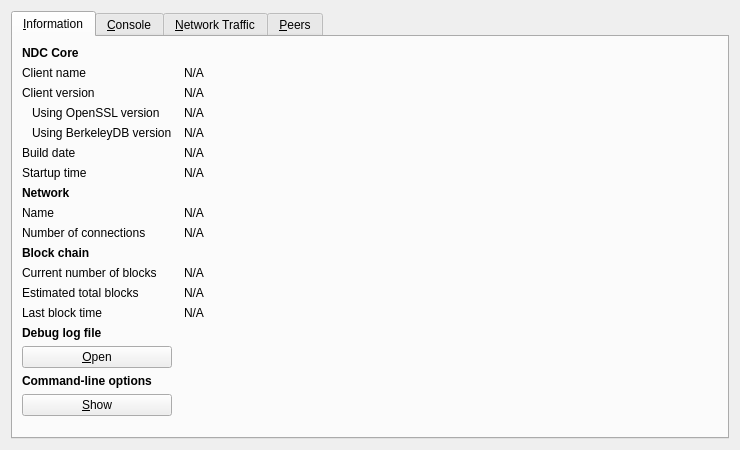
<?xml version="1.0" encoding="UTF-8"?>
<ui version="4.0">
 <class>RPCConsole</class>
 <widget class="QDialog" name="RPCConsole">
  <property name="geometry">
   <rect>
    <x>0</x>
    <y>0</y>
    <width>740</width>
    <height>450</height>
   </rect>
  </property>
  <property name="windowTitle">
   <string>NDC - Debug window</string>
  </property>
  <layout class="QVBoxLayout" name="verticalLayout_2">
   <item>
    <widget class="QTabWidget" name="tabWidget">
     <property name="currentIndex">
      <number>0</number>
     </property>
     <widget class="QWidget" name="tab_info">
      <attribute name="title">
       <string>&amp;Information</string>
      </attribute>
      <layout class="QGridLayout" name="gridLayout" columnstretch="0,1">
       <property name="horizontalSpacing">
        <number>12</number>
       </property>
       <item row="0" column="0">
        <widget class="QLabel" name="label_9">
         <property name="font">
          <font>
           <weight>75</weight>
           <bold>true</bold>
          </font>
         </property>
         <property name="text">
          <string>NDC Core</string>
         </property>
        </widget>
       </item>
       <item row="1" column="0">
        <widget class="QLabel" name="label_5">
         <property name="text">
          <string>Client name</string>
         </property>
        </widget>
       </item>
       <item row="1" column="1">
        <widget class="QLabel" name="clientName">
         <property name="cursor">
          <cursorShape>IBeamCursor</cursorShape>
         </property>
         <property name="text">
          <string>N/A</string>
         </property>
         <property name="textFormat">
          <enum>Qt::PlainText</enum>
         </property>
         <property name="textInteractionFlags">
          <set>Qt::LinksAccessibleByMouse|Qt::TextSelectableByKeyboard|Qt::TextSelectableByMouse</set>
         </property>
        </widget>
       </item>
       <item row="2" column="0">
        <widget class="QLabel" name="label_6">
         <property name="text">
          <string>Client version</string>
         </property>
        </widget>
       </item>
       <item row="2" column="1">
        <widget class="QLabel" name="clientVersion">
         <property name="cursor">
          <cursorShape>IBeamCursor</cursorShape>
         </property>
         <property name="text">
          <string>N/A</string>
         </property>
         <property name="textFormat">
          <enum>Qt::PlainText</enum>
         </property>
         <property name="textInteractionFlags">
          <set>Qt::LinksAccessibleByMouse|Qt::TextSelectableByKeyboard|Qt::TextSelectableByMouse</set>
         </property>
        </widget>
       </item>
       <item row="3" column="0">
        <widget class="QLabel" name="label_14">
         <property name="text">
          <string>Using OpenSSL version</string>
         </property>
         <property name="indent">
          <number>10</number>
         </property>
        </widget>
       </item>
       <item row="3" column="1">
        <widget class="QLabel" name="openSSLVersion">
         <property name="cursor">
          <cursorShape>IBeamCursor</cursorShape>
         </property>
         <property name="text">
          <string>N/A</string>
         </property>
         <property name="textFormat">
          <enum>Qt::PlainText</enum>
         </property>
         <property name="textInteractionFlags">
          <set>Qt::LinksAccessibleByMouse|Qt::TextSelectableByKeyboard|Qt::TextSelectableByMouse</set>
         </property>
        </widget>
       </item>
       <item row="4" column="0">
        <widget class="QLabel" name="label_berkeleyDBVersion">
         <property name="text">
          <string>Using BerkeleyDB version</string>
         </property>
         <property name="indent">
          <number>10</number>
         </property>
        </widget>
       </item>
       <item row="4" column="1">
        <widget class="QLabel" name="berkeleyDBVersion">
         <property name="cursor">
          <cursorShape>IBeamCursor</cursorShape>
         </property>
         <property name="text">
          <string>N/A</string>
         </property>
         <property name="textFormat">
          <enum>Qt::PlainText</enum>
         </property>
         <property name="textInteractionFlags">
          <set>Qt::LinksAccessibleByMouse|Qt::TextSelectableByKeyboard|Qt::TextSelectableByMouse</set>
         </property>
        </widget>
       </item>
       <item row="5" column="0">
        <widget class="QLabel" name="label_12">
         <property name="text">
          <string>Build date</string>
         </property>
        </widget>
       </item>
       <item row="5" column="1">
        <widget class="QLabel" name="buildDate">
         <property name="cursor">
          <cursorShape>IBeamCursor</cursorShape>
         </property>
         <property name="text">
          <string>N/A</string>
         </property>
         <property name="textFormat">
          <enum>Qt::PlainText</enum>
         </property>
         <property name="textInteractionFlags">
          <set>Qt::LinksAccessibleByMouse|Qt::TextSelectableByKeyboard|Qt::TextSelectableByMouse</set>
         </property>
        </widget>
       </item>
       <item row="6" column="0">
        <widget class="QLabel" name="label_13">
         <property name="text">
          <string>Startup time</string>
         </property>
        </widget>
       </item>
       <item row="6" column="1">
        <widget class="QLabel" name="startupTime">
         <property name="cursor">
          <cursorShape>IBeamCursor</cursorShape>
         </property>
         <property name="text">
          <string>N/A</string>
         </property>
         <property name="textFormat">
          <enum>Qt::PlainText</enum>
         </property>
         <property name="textInteractionFlags">
          <set>Qt::LinksAccessibleByMouse|Qt::TextSelectableByKeyboard|Qt::TextSelectableByMouse</set>
         </property>
        </widget>
       </item>
       <item row="7" column="0">
        <widget class="QLabel" name="label_11">
         <property name="font">
          <font>
           <weight>75</weight>
           <bold>true</bold>
          </font>
         </property>
         <property name="text">
          <string>Network</string>
         </property>
        </widget>
       </item>
       <item row="8" column="0">
        <widget class="QLabel" name="label_8">
         <property name="text">
          <string>Name</string>
         </property>
        </widget>
       </item>
       <item row="8" column="1">
        <widget class="QLabel" name="networkName">
         <property name="cursor">
          <cursorShape>IBeamCursor</cursorShape>
         </property>
         <property name="text">
          <string>N/A</string>
         </property>
         <property name="textFormat">
          <enum>Qt::PlainText</enum>
         </property>
         <property name="textInteractionFlags">
          <set>Qt::LinksAccessibleByMouse|Qt::TextSelectableByKeyboard|Qt::TextSelectableByMouse</set>
         </property>
        </widget>
       </item>
       <item row="9" column="0">
        <widget class="QLabel" name="label_7">
         <property name="text">
          <string>Number of connections</string>
         </property>
        </widget>
       </item>
       <item row="9" column="1">
        <widget class="QLabel" name="numberOfConnections">
         <property name="cursor">
          <cursorShape>IBeamCursor</cursorShape>
         </property>
         <property name="text">
          <string>N/A</string>
         </property>
         <property name="textFormat">
          <enum>Qt::PlainText</enum>
         </property>
         <property name="textInteractionFlags">
          <set>Qt::LinksAccessibleByMouse|Qt::TextSelectableByKeyboard|Qt::TextSelectableByMouse</set>
         </property>
        </widget>
       </item>
       <item row="10" column="0">
        <widget class="QLabel" name="label_10">
         <property name="font">
          <font>
           <weight>75</weight>
           <bold>true</bold>
          </font>
         </property>
         <property name="text">
          <string>Block chain</string>
         </property>
        </widget>
       </item>
       <item row="11" column="0">
        <widget class="QLabel" name="label_3">
         <property name="text">
          <string>Current number of blocks</string>
         </property>
        </widget>
       </item>
       <item row="11" column="1">
        <widget class="QLabel" name="numberOfBlocks">
         <property name="cursor">
          <cursorShape>IBeamCursor</cursorShape>
         </property>
         <property name="text">
          <string>N/A</string>
         </property>
         <property name="textFormat">
          <enum>Qt::PlainText</enum>
         </property>
         <property name="textInteractionFlags">
          <set>Qt::LinksAccessibleByMouse|Qt::TextSelectableByKeyboard|Qt::TextSelectableByMouse</set>
         </property>
        </widget>
       </item>
       <item row="12" column="0">
        <widget class="QLabel" name="label_4">
         <property name="text">
          <string>Estimated total blocks</string>
         </property>
        </widget>
       </item>
       <item row="12" column="1">
        <widget class="QLabel" name="totalBlocks">
         <property name="cursor">
          <cursorShape>IBeamCursor</cursorShape>
         </property>
         <property name="text">
          <string>N/A</string>
         </property>
         <property name="textFormat">
          <enum>Qt::PlainText</enum>
         </property>
         <property name="textInteractionFlags">
          <set>Qt::LinksAccessibleByMouse|Qt::TextSelectableByKeyboard|Qt::TextSelectableByMouse</set>
         </property>
        </widget>
       </item>
       <item row="13" column="0">
        <widget class="QLabel" name="label_2">
         <property name="text">
          <string>Last block time</string>
         </property>
        </widget>
       </item>
       <item row="13" column="1">
        <widget class="QLabel" name="lastBlockTime">
         <property name="cursor">
          <cursorShape>IBeamCursor</cursorShape>
         </property>
         <property name="text">
          <string>N/A</string>
         </property>
         <property name="textFormat">
          <enum>Qt::PlainText</enum>
         </property>
         <property name="textInteractionFlags">
          <set>Qt::LinksAccessibleByMouse|Qt::TextSelectableByKeyboard|Qt::TextSelectableByMouse</set>
         </property>
        </widget>
       </item>
       <item row="13" column="0">
        <spacer name="verticalSpacer_2">
         <property name="orientation">
          <enum>Qt::Vertical</enum>
         </property>
         <property name="sizeHint" stdset="0">
          <size>
           <width>20</width>
           <height>20</height>
          </size>
         </property>
        </spacer>
       </item>
       <item row="14" column="0">
        <widget class="QLabel" name="labelDebugLogfile">
         <property name="font">
          <font>
           <weight>75</weight>
           <bold>true</bold>
          </font>
         </property>
         <property name="text">
          <string>Debug log file</string>
         </property>
        </widget>
       </item>
       <item row="15" column="0">
        <widget class="QPushButton" name="openDebugLogfileButton">
         <property name="toolTip">
          <string>Open the NDC debug log file from the current data directory. This can take a few seconds for large log files.</string>
         </property>
         <property name="text">
          <string>&amp;Open</string>
         </property>
         <property name="autoDefault">
          <bool>false</bool>
         </property>
        </widget>
       </item>
       <item row="16" column="0">
        <widget class="QLabel" name="labelCLOptions">
         <property name="font">
          <font>
           <weight>75</weight>
           <bold>true</bold>
          </font>
         </property>
         <property name="text">
          <string>Command-line options</string>
         </property>
        </widget>
       </item>
       <item row="17" column="0">
        <widget class="QPushButton" name="showCLOptionsButton">
         <property name="toolTip">
          <string>Show the NDC help message to get a list with possible NDC command-line options.</string>
         </property>
         <property name="text">
          <string>&amp;Show</string>
         </property>
         <property name="autoDefault">
          <bool>false</bool>
         </property>
        </widget>
       </item>
       <item row="18" column="0">
        <spacer name="verticalSpacer">
         <property name="orientation">
          <enum>Qt::Vertical</enum>
         </property>
         <property name="sizeHint" stdset="0">
          <size>
           <width>20</width>
           <height>40</height>
          </size>
         </property>
        </spacer>
       </item>
      </layout>
     </widget>
     <widget class="QWidget" name="tab_console">
      <attribute name="title">
       <string>&amp;Console</string>
      </attribute>
      <layout class="QVBoxLayout" name="verticalLayout_3">
       <property name="spacing">
        <number>3</number>
       </property>
       <item>
        <widget class="QTextEdit" name="messagesWidget">
         <property name="minimumSize">
          <size>
           <width>0</width>
           <height>100</height>
          </size>
         </property>
         <property name="readOnly">
          <bool>true</bool>
         </property>
         <property name="tabKeyNavigation" stdset="0">
          <bool>false</bool>
         </property>
         <property name="columnCount" stdset="0">
          <number>2</number>
         </property>
        </widget>
       </item>
       <item>
        <layout class="QHBoxLayout" name="horizontalLayout">
         <property name="spacing">
          <number>3</number>
         </property>
         <item>
          <widget class="QLabel" name="label">
           <property name="text">
            <string notr="true">&gt;</string>
           </property>
          </widget>
         </item>
         <item>
          <widget class="QLineEdit" name="lineEdit"/>
         </item>
         <item>
          <widget class="QPushButton" name="clearButton">
           <property name="maximumSize">
            <size>
             <width>24</width>
             <height>24</height>
            </size>
           </property>
           <property name="toolTip">
            <string>Clear console</string>
           </property>
           <property name="text">
            <string/>
           </property>
           <property name="icon">
            <iconset resource="../../../ndc.qrc">
             <normaloff>:/icons/remove</normaloff>:/icons/remove</iconset>
           </property>
           <property name="shortcut">
            <string notr="true">Ctrl+L</string>
           </property>
           <property name="autoDefault">
            <bool>false</bool>
           </property>
          </widget>
         </item>
        </layout>
       </item>
      </layout>
     </widget>
     <widget class="QWidget" name="tab_nettraffic">
      <attribute name="title">
       <string>&amp;Network Traffic</string>
      </attribute>
      <layout class="QHBoxLayout" name="horizontalLayout_3">
       <item>
        <layout class="QVBoxLayout" name="verticalLayout_4">
         <item>
          <widget class="TrafficGraphWidget" name="trafficGraph" native="true">
           <property name="sizePolicy">
            <sizepolicy hsizetype="Expanding" vsizetype="Expanding">
             <horstretch>0</horstretch>
             <verstretch>0</verstretch>
            </sizepolicy>
           </property>
          </widget>
         </item>
         <item>
          <layout class="QHBoxLayout" name="horizontalLayout_2">
           <item>
            <widget class="QSlider" name="sldGraphRange">
             <property name="minimum">
              <number>1</number>
             </property>
             <property name="maximum">
              <number>288</number>
             </property>
             <property name="pageStep">
              <number>12</number>
             </property>
             <property name="value">
              <number>6</number>
             </property>
             <property name="orientation">
              <enum>Qt::Horizontal</enum>
             </property>
            </widget>
           </item>
           <item>
            <widget class="QLabel" name="lblGraphRange">
             <property name="minimumSize">
              <size>
               <width>100</width>
               <height>0</height>
              </size>
             </property>
             <property name="alignment">
              <set>Qt::AlignCenter</set>
             </property>
            </widget>
           </item>
           <item>
            <widget class="QPushButton" name="btnClearTrafficGraph">
             <property name="text">
              <string>&amp;Clear</string>
             </property>
             <property name="autoDefault">
              <bool>false</bool>
             </property>
            </widget>
           </item>
          </layout>
         </item>
        </layout>
       </item>
       <item>
        <layout class="QVBoxLayout" name="verticalLayout">
         <item>
          <widget class="QGroupBox" name="groupBox">
           <property name="title">
            <string>Totals</string>
           </property>
           <layout class="QVBoxLayout" name="verticalLayout_5">
            <item>
             <layout class="QHBoxLayout" name="horizontalLayout_4">
              <item>
               <widget class="Line" name="line">
                <property name="sizePolicy">
                 <sizepolicy hsizetype="Fixed" vsizetype="Fixed">
                  <horstretch>0</horstretch>
                  <verstretch>0</verstretch>
                 </sizepolicy>
                </property>
                <property name="minimumSize">
                 <size>
                  <width>10</width>
                  <height>0</height>
                 </size>
                </property>
                <property name="palette">
                 <palette>
                  <active>
                   <colorrole role="Light">
                    <brush brushstyle="SolidPattern">
                     <color alpha="255">
                      <red>0</red>
                      <green>255</green>
                      <blue>0</blue>
                     </color>
                    </brush>
                   </colorrole>
                  </active>
                  <inactive>
                   <colorrole role="Light">
                    <brush brushstyle="SolidPattern">
                     <color alpha="255">
                      <red>0</red>
                      <green>255</green>
                      <blue>0</blue>
                     </color>
                    </brush>
                   </colorrole>
                  </inactive>
                  <disabled>
                   <colorrole role="Light">
                    <brush brushstyle="SolidPattern">
                     <color alpha="255">
                      <red>0</red>
                      <green>255</green>
                      <blue>0</blue>
                     </color>
                    </brush>
                   </colorrole>
                  </disabled>
                 </palette>
                </property>
                <property name="orientation">
                 <enum>Qt::Horizontal</enum>
                </property>
               </widget>
              </item>
              <item>
               <widget class="QLabel" name="label_16">
                <property name="text">
                 <string>In:</string>
                </property>
               </widget>
              </item>
              <item>
               <widget class="QLabel" name="lblBytesIn">
                <property name="minimumSize">
                 <size>
                  <width>50</width>
                  <height>0</height>
                 </size>
                </property>
                <property name="alignment">
                 <set>Qt::AlignRight|Qt::AlignTrailing|Qt::AlignVCenter</set>
                </property>
               </widget>
              </item>
             </layout>
            </item>
            <item>
             <layout class="QHBoxLayout" name="horizontalLayout_5">
              <item>
               <widget class="Line" name="line_2">
                <property name="sizePolicy">
                 <sizepolicy hsizetype="Fixed" vsizetype="Fixed">
                  <horstretch>0</horstretch>
                  <verstretch>0</verstretch>
                 </sizepolicy>
                </property>
                <property name="minimumSize">
                 <size>
                  <width>10</width>
                  <height>0</height>
                 </size>
                </property>
                <property name="palette">
                 <palette>
                  <active>
                   <colorrole role="Light">
                    <brush brushstyle="SolidPattern">
                     <color alpha="255">
                      <red>255</red>
                      <green>0</green>
                      <blue>0</blue>
                     </color>
                    </brush>
                   </colorrole>
                  </active>
                  <inactive>
                   <colorrole role="Light">
                    <brush brushstyle="SolidPattern">
                     <color alpha="255">
                      <red>255</red>
                      <green>0</green>
                      <blue>0</blue>
                     </color>
                    </brush>
                   </colorrole>
                  </inactive>
                  <disabled>
                   <colorrole role="Light">
                    <brush brushstyle="SolidPattern">
                     <color alpha="255">
                      <red>255</red>
                      <green>0</green>
                      <blue>0</blue>
                     </color>
                    </brush>
                   </colorrole>
                  </disabled>
                 </palette>
                </property>
                <property name="orientation">
                 <enum>Qt::Horizontal</enum>
                </property>
               </widget>
              </item>
              <item>
               <widget class="QLabel" name="label_17">
                <property name="text">
                 <string>Out:</string>
                </property>
               </widget>
              </item>
              <item>
               <widget class="QLabel" name="lblBytesOut">
                <property name="minimumSize">
                 <size>
                  <width>50</width>
                  <height>0</height>
                 </size>
                </property>
                <property name="alignment">
                 <set>Qt::AlignRight|Qt::AlignTrailing|Qt::AlignVCenter</set>
                </property>
               </widget>
              </item>
             </layout>
            </item>
            <item>
             <spacer name="verticalSpacer_4">
              <property name="orientation">
               <enum>Qt::Vertical</enum>
              </property>
              <property name="sizeHint" stdset="0">
               <size>
                <width>20</width>
                <height>407</height>
               </size>
              </property>
             </spacer>
            </item>
           </layout>
          </widget>
         </item>
        </layout>
       </item>
      </layout>
     </widget>
     <widget class="QWidget" name="tab_peers">
      <attribute name="title">
       <string>&amp;Peers</string>
      </attribute>
      <layout class="QGridLayout" name="gridLayout_2">
       <item row="0" column="0" rowspan="2">
        <widget class="QTableView" name="peerWidget">
         <property name="horizontalScrollBarPolicy">
          <enum>Qt::ScrollBarAsNeeded</enum>
         </property>
         <property name="sortingEnabled">
          <bool>true</bool>
         </property>
         <attribute name="horizontalHeaderHighlightSections">
          <bool>false</bool>
         </attribute>
        </widget>
       </item>
       <item row="0" column="1">
        <widget class="QLabel" name="peerHeading">
         <property name="sizePolicy">
          <sizepolicy hsizetype="Preferred" vsizetype="Minimum">
           <horstretch>0</horstretch>
           <verstretch>0</verstretch>
          </sizepolicy>
         </property>
         <property name="minimumSize">
          <size>
           <width>300</width>
           <height>32</height>
          </size>
         </property>
         <property name="font">
          <font>
           <pointsize>10</pointsize>
          </font>
         </property>
         <property name="cursor">
          <cursorShape>IBeamCursor</cursorShape>
         </property>
         <property name="text">
          <string>Select a peer to view detailed information.</string>
         </property>
         <property name="alignment">
          <set>Qt::AlignHCenter|Qt::AlignTop</set>
         </property>
         <property name="wordWrap">
          <bool>true</bool>
         </property>
         <property name="textInteractionFlags">
          <set>Qt::LinksAccessibleByMouse|Qt::TextSelectableByKeyboard|Qt::TextSelectableByMouse</set>
         </property>
        </widget>
       </item>
       <item row="1" column="1">
        <widget class="QWidget" name="detailWidget" native="true">
         <property name="minimumSize">
          <size>
           <width>300</width>
           <height>0</height>
          </size>
         </property>
         <layout class="QGridLayout" name="gridLayout_3">
          <item row="0" column="0">
           <widget class="QLabel" name="label_23">
            <property name="text">
             <string>Peer ID</string>
            </property>
           </widget>
          </item>
          <item row="0" column="2">
           <widget class="QLabel" name="peerId">
            <property name="cursor">
             <cursorShape>IBeamCursor</cursorShape>
            </property>
            <property name="text">
             <string>N/A</string>
            </property>
            <property name="textFormat">
             <enum>Qt::PlainText</enum>
            </property>
            <property name="textInteractionFlags">
             <set>Qt::LinksAccessibleByMouse|Qt::TextSelectableByKeyboard|Qt::TextSelectableByMouse</set>
            </property>
           </widget>
          </item>
          <item row="1" column="0">
           <widget class="QLabel" name="label_23">
            <property name="text">
             <string>Direction</string>
            </property>
           </widget>
          </item>
          <item row="1" column="2">
           <widget class="QLabel" name="peerDirection">
            <property name="cursor">
             <cursorShape>IBeamCursor</cursorShape>
            </property>
            <property name="text">
             <string>N/A</string>
            </property>
            <property name="textFormat">
             <enum>Qt::PlainText</enum>
            </property>
            <property name="textInteractionFlags">
             <set>Qt::LinksAccessibleByMouse|Qt::TextSelectableByKeyboard|Qt::TextSelectableByMouse</set>
            </property>
           </widget>
          </item>
          <item row="2" column="0">
           <widget class="QLabel" name="label_21">
            <property name="text">
             <string>Version</string>
            </property>
           </widget>
          </item>
          <item row="2" column="2">
           <widget class="QLabel" name="peerVersion">
            <property name="cursor">
             <cursorShape>IBeamCursor</cursorShape>
            </property>
            <property name="text">
             <string>N/A</string>
            </property>
            <property name="textFormat">
             <enum>Qt::PlainText</enum>
            </property>
            <property name="textInteractionFlags">
             <set>Qt::LinksAccessibleByMouse|Qt::TextSelectableByKeyboard|Qt::TextSelectableByMouse</set>
            </property>
           </widget>
          </item>
          <item row="3" column="0">
           <widget class="QLabel" name="label_28">
            <property name="text">
             <string>User Agent</string>
            </property>
           </widget>
          </item>
          <item row="3" column="2">
           <widget class="QLabel" name="peerSubversion">
            <property name="cursor">
             <cursorShape>IBeamCursor</cursorShape>
            </property>
            <property name="text">
             <string>N/A</string>
            </property>
            <property name="textFormat">
             <enum>Qt::PlainText</enum>
            </property>
            <property name="textInteractionFlags">
             <set>Qt::LinksAccessibleByMouse|Qt::TextSelectableByKeyboard|Qt::TextSelectableByMouse</set>
            </property>
           </widget>
          </item>
          <item row="4" column="0">
           <widget class="QLabel" name="label_4">
            <property name="text">
             <string>Services</string>
            </property>
           </widget>
          </item>
          <item row="4" column="2">
           <widget class="QLabel" name="peerServices">
            <property name="cursor">
             <cursorShape>IBeamCursor</cursorShape>
            </property>
            <property name="text">
             <string>N/A</string>
            </property>
            <property name="textFormat">
             <enum>Qt::PlainText</enum>
            </property>
            <property name="textInteractionFlags">
             <set>Qt::LinksAccessibleByMouse|Qt::TextSelectableByKeyboard|Qt::TextSelectableByMouse</set>
            </property>
           </widget>
          </item>
          <item row="5" column="0">
           <widget class="QLabel" name="label_29">
            <property name="text">
             <string>Starting Height</string>
            </property>
           </widget>
          </item>
          <item row="5" column="2">
           <widget class="QLabel" name="peerHeight">
            <property name="cursor">
             <cursorShape>IBeamCursor</cursorShape>
            </property>
            <property name="text">
             <string>N/A</string>
            </property>
            <property name="textFormat">
             <enum>Qt::PlainText</enum>
            </property>
            <property name="textInteractionFlags">
             <set>Qt::LinksAccessibleByMouse|Qt::TextSelectableByKeyboard|Qt::TextSelectableByMouse</set>
            </property>
           </widget>
          </item>
          <item row="6" column="0">
           <widget class="QLabel" name="label_27">
            <property name="text">
             <string>Sync Height</string>
            </property>
           </widget>
          </item>
          <item row="6" column="2">
           <widget class="QLabel" name="peerSyncHeight">
            <property name="cursor">
             <cursorShape>IBeamCursor</cursorShape>
            </property>
            <property name="text">
             <string>N/A</string>
            </property>
            <property name="textFormat">
             <enum>Qt::PlainText</enum>
            </property>
            <property name="textInteractionFlags">
             <set>Qt::LinksAccessibleByMouse|Qt::TextSelectableByKeyboard|Qt::TextSelectableByMouse</set>
            </property>
           </widget>
          </item>
          <item row="7" column="0">
           <widget class="QLabel" name="label_24">
            <property name="text">
             <string>Ban Score</string>
            </property>
           </widget>
          </item>
          <item row="7" column="2">
           <widget class="QLabel" name="peerBanScore">
            <property name="cursor">
             <cursorShape>IBeamCursor</cursorShape>
            </property>
            <property name="text">
             <string>N/A</string>
            </property>
            <property name="textFormat">
             <enum>Qt::PlainText</enum>
            </property>
            <property name="textInteractionFlags">
             <set>Qt::LinksAccessibleByMouse|Qt::TextSelectableByKeyboard|Qt::TextSelectableByMouse</set>
            </property>
           </widget>
          </item>
          <item row="8" column="0">
           <widget class="QLabel" name="label_22">
            <property name="text">
             <string>Connection Time</string>
            </property>
           </widget>
          </item>
          <item row="8" column="2">
           <widget class="QLabel" name="peerConnTime">
            <property name="cursor">
             <cursorShape>IBeamCursor</cursorShape>
            </property>
            <property name="text">
             <string>N/A</string>
            </property>
            <property name="textFormat">
             <enum>Qt::PlainText</enum>
            </property>
            <property name="textInteractionFlags">
             <set>Qt::LinksAccessibleByMouse|Qt::TextSelectableByKeyboard|Qt::TextSelectableByMouse</set>
            </property>
           </widget>
          </item>
          <item row="9" column="0">
           <widget class="QLabel" name="label_15">
            <property name="text">
             <string>Last Send</string>
            </property>
           </widget>
          </item>
          <item row="9" column="2">
           <widget class="QLabel" name="peerLastSend">
            <property name="cursor">
             <cursorShape>IBeamCursor</cursorShape>
            </property>
            <property name="text">
             <string>N/A</string>
            </property>
            <property name="textFormat">
             <enum>Qt::PlainText</enum>
            </property>
            <property name="textInteractionFlags">
             <set>Qt::LinksAccessibleByMouse|Qt::TextSelectableByKeyboard|Qt::TextSelectableByMouse</set>
            </property>
           </widget>
          </item>
          <item row="10" column="0">
           <widget class="QLabel" name="label_19">
            <property name="text">
             <string>Last Receive</string>
            </property>
           </widget>
          </item>
          <item row="10" column="2">
           <widget class="QLabel" name="peerLastRecv">
            <property name="cursor">
             <cursorShape>IBeamCursor</cursorShape>
            </property>
            <property name="text">
             <string>N/A</string>
            </property>
            <property name="textFormat">
             <enum>Qt::PlainText</enum>
            </property>
            <property name="textInteractionFlags">
             <set>Qt::LinksAccessibleByMouse|Qt::TextSelectableByKeyboard|Qt::TextSelectableByMouse</set>
            </property>
           </widget>
          </item>
          <item row="11" column="0">
           <widget class="QLabel" name="label_18">
            <property name="text">
             <string>Bytes Sent</string>
            </property>
           </widget>
          </item>
          <item row="11" column="2">
           <widget class="QLabel" name="peerBytesSent">
            <property name="cursor">
             <cursorShape>IBeamCursor</cursorShape>
            </property>
            <property name="text">
             <string>N/A</string>
            </property>
            <property name="textFormat">
             <enum>Qt::PlainText</enum>
            </property>
            <property name="textInteractionFlags">
             <set>Qt::LinksAccessibleByMouse|Qt::TextSelectableByKeyboard|Qt::TextSelectableByMouse</set>
            </property>
           </widget>
          </item>
          <item row="12" column="0">
           <widget class="QLabel" name="label_20">
            <property name="text">
             <string>Bytes Received</string>
            </property>
           </widget>
          </item>
          <item row="12" column="2">
           <widget class="QLabel" name="peerBytesRecv">
            <property name="cursor">
             <cursorShape>IBeamCursor</cursorShape>
            </property>
            <property name="text">
             <string>N/A</string>
            </property>
            <property name="textFormat">
             <enum>Qt::PlainText</enum>
            </property>
            <property name="textInteractionFlags">
             <set>Qt::LinksAccessibleByMouse|Qt::TextSelectableByKeyboard|Qt::TextSelectableByMouse</set>
            </property>
           </widget>
          </item>
          <item row="13" column="0">
           <widget class="QLabel" name="label_26">
            <property name="text">
             <string>Ping Time</string>
            </property>
           </widget>
          </item>
          <item row="13" column="2">
           <widget class="QLabel" name="peerPingTime">
            <property name="cursor">
             <cursorShape>IBeamCursor</cursorShape>
            </property>
            <property name="text">
             <string>N/A</string>
            </property>
            <property name="textFormat">
             <enum>Qt::PlainText</enum>
            </property>
            <property name="textInteractionFlags">
             <set>Qt::LinksAccessibleByMouse|Qt::TextSelectableByKeyboard|Qt::TextSelectableByMouse</set>
            </property>
           </widget>
          </item>
          <item row="14" column="0">
           <widget class="QLabel" name="label_timeoffset">
            <property name="text">
             <string>Time Offset</string>
            </property>
           </widget>
          </item>
          <item row="14" column="2">
           <widget class="QLabel" name="timeoffset">
            <property name="cursor">
             <cursorShape>IBeamCursor</cursorShape>
            </property>
            <property name="text">
             <string>N/A</string>
            </property>
            <property name="textFormat">
             <enum>Qt::PlainText</enum>
            </property>
            <property name="textInteractionFlags">
             <set>Qt::LinksAccessibleByMouse|Qt::TextSelectableByKeyboard|Qt::TextSelectableByMouse</set>
            </property>
           </widget>
          </item>
          <item row="15" column="1">
           <spacer name="verticalSpacer_3">
            <property name="orientation">
             <enum>Qt::Vertical</enum>
            </property>
            <property name="sizeHint" stdset="0">
             <size>
              <width>20</width>
              <height>40</height>
             </size>
            </property>
           </spacer>
          </item>
         </layout>
        </widget>
       </item>
      </layout>
     </widget>
    </widget>
   </item>
  </layout>
 </widget>
 <customwidgets>
  <customwidget>
   <class>TrafficGraphWidget</class>
   <extends>QWidget</extends>
   <header>trafficgraphwidget.h</header>
   <container>1</container>
   <slots>
    <slot>clear()</slot>
   </slots>
  </customwidget>
 </customwidgets>
 <resources>
  <include location="../../../ndc.qrc"/>
 </resources>
 <connections/>
</ui>
